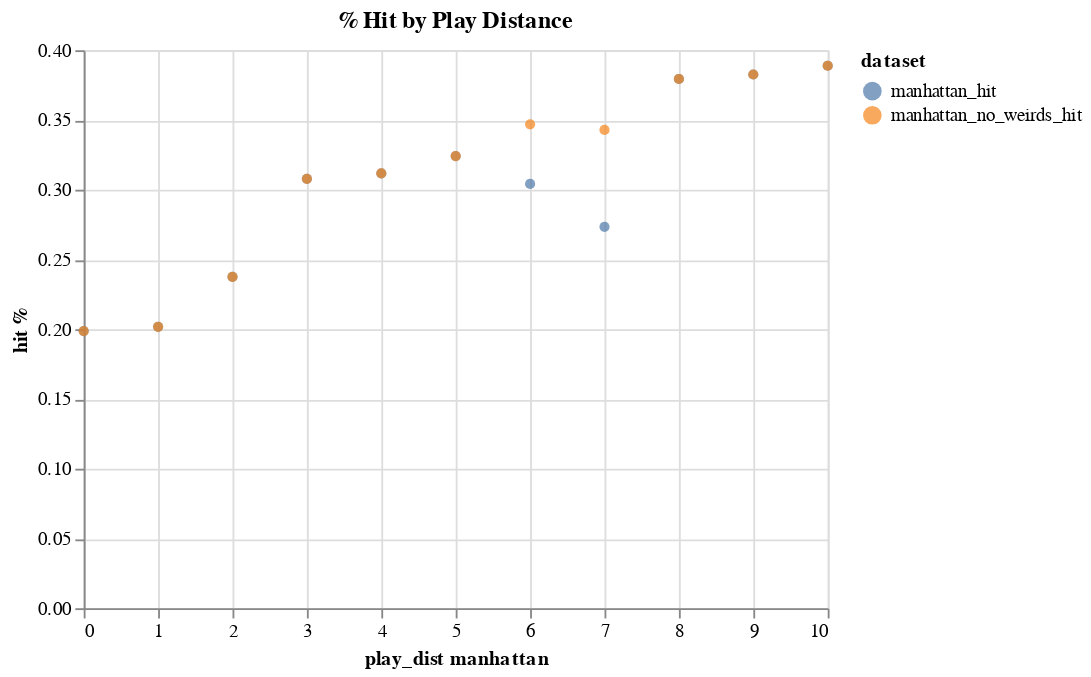

Notebook code for this chart:
### Code cell
c1 = (
    alt.Chart(hbd_all, title="% Hit by Play Distance")
    .mark_circle()
    .encode(x="play_dist manhattan", y="hit %", color="dataset")
)
display(c1)

### Figure 1 — Vega-Lite specification as saved in the notebook (floating-point values rounded to 4 significant figures)
{"config": {"view": {"continuousWidth": 400, "continuousHeight": 300}}, "data": {"name": "data-170810da878befc8f82a1cc8060a56d3"}, "mark": "circle", "encoding": {"color": {"field": "dataset", "type": "nominal"}, "x": {"field": "play_dist manhattan", "type": "quantitative"}, "y": {"field": "hit %", "type": "quantitative"}}, "title": "% Hit by Play Distance", "$schema": "https://vega.github.io/schema/vega-lite/v4.17.0.json", "datasets": {"data-170810da878befc8f82a1cc8060a56d3": [{"dataset": "manhattan_hit", "play_dist manhattan": 0, "hit %": 0.1987}, {"dataset": "manhattan_hit", "play_dist manhattan": 1, "hit %": 0.2017}, {"dataset": "manhattan_hit", "play_dist manhattan": 2, "hit %": 0.2376}, {"dataset": "manhattan_hit", "play_dist manhattan": 3, "hit %": 0.3078}, {"dataset": "manhattan_hit", "play_dist manhattan": 4, "hit %": 0.3118}, {"dataset": "manhattan_hit", "play_dist manhattan": 5, "hit %": 0.3241}, {"dataset": "manhattan_hit", "play_dist manhattan": 6, "hit %": 0.3042}, {"dataset": "manhattan_hit", "play_dist manhattan": 7, "hit %": 0.2734}, {"dataset": "manhattan_hit", "play_dist manhattan": 8, "hit %": 0.3794}, {"dataset": "manhattan_hit", "play_dist manhattan": 9, "hit %": 0.3826}, {"dataset": "manhattan_hit", "play_dist manhattan": 10, "hit %": 0.3889}, {"dataset": "manhattan_no_weirds_hit", "play_dist manhattan": 0, "hit %": 0.1987}, {"dataset": "manhattan_no_weirds_hit", "play_dist manhattan": 1, "hit %": 0.2017}, {"dataset": "manhattan_no_weirds_hit", "play_dist manhattan": 2, "hit %": 0.2376}, {"dataset": "manhattan_no_weirds_hit", "play_dist manhattan": 3, "hit %": 0.3078}, {"dataset": "manhattan_no_weirds_hit", "play_dist manhattan": 4, "hit %": 0.3118}, {"dataset": "manhattan_no_weirds_hit", "play_dist manhattan": 5, "hit %": 0.3241}, {"dataset": "manhattan_no_weirds_hit", "play_dist manhattan": 6, "hit %": 0.3469}, {"dataset": "manhattan_no_weirds_hit", "play_dist manhattan": 7, "hit %": 0.3429}, {"dataset": "manhattan_no_weirds_hit", "play_dist manhattan": 8, "hit %": 0.3794}, {"dataset": "manhattan_no_weirds_hit", "play_dist manhattan": 9, "hit %": 0.3826}, {"dataset": "manhattan_no_weirds_hit", "play_dist manhattan": 10, "hit %": 0.3889}]}}
